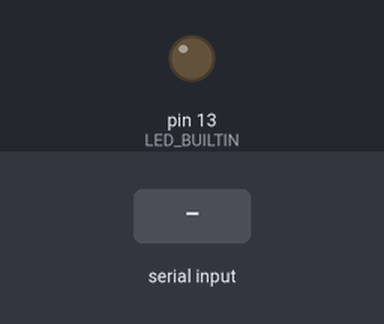
The sketch below on a simulated Arduino Uno, built with avr-gcc and run on an emulated ATmega328P. Parts: output pins drawn as LEDs (lit = HIGH). The inputs (shaded band) are chosen by the test bench. What the sketch prints to the serial monitor is not drawn.

Above: at 1.2 s.
1.3 s: "PRINTER_OK\n" received over Serial
At 1.9 s:
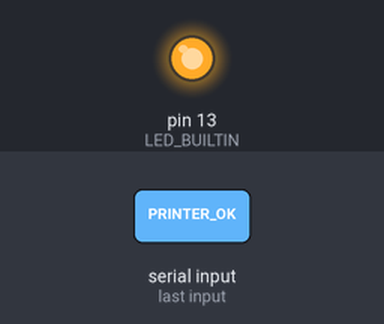
Timing chart, 0 to 4.3 s (numbered marks = the images above; inputs shaded):
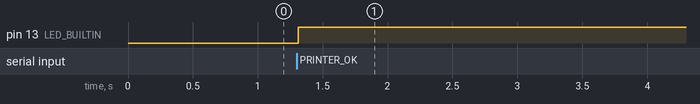

The sketch:

command_sender.ino
```cpp
/*
  VT Bioprinter - DFRduino command sender proof-of-concept

  Role:
    DFRduino UNO -> host bridge -> Creality V4.2.2 / Marlin

  This first version sends only a read-only M115 query after startup.
  No motion commands are sent.
*/

const unsigned long STARTUP_DELAY_MS = 3000;
bool sentStartupQuery = false;

void setup() {
  Serial.begin(9600);
  pinMode(LED_BUILTIN, OUTPUT);
  digitalWrite(LED_BUILTIN, LOW);
}

void loop() {
  if (!sentStartupQuery && millis() >= STARTUP_DELAY_MS) {
    Serial.println("PRINTER:M115");
    sentStartupQuery = true;
  }

  // The host bridge can return response lines over the same USB serial link.
  if (Serial.available()) {
    String line = Serial.readStringUntil('\n');
    line.trim();

    if (line.startsWith("PRINTER_OK")) {
      digitalWrite(LED_BUILTIN, HIGH);
    }
  }
}
```

Measured:
- after the input at 1.3 s, pin 13 (LED_BUILTIN): LOW → HIGH at once
